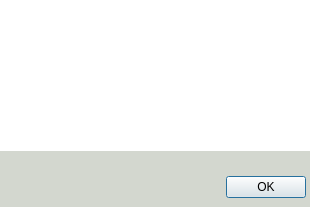
<?xml version="1.0" encoding="UTF-8"?>
<ui version="4.0">
 <class>Dialog</class>
 <widget class="QDialog" name="Dialog">
  <property name="geometry">
   <rect>
    <x>0</x>
    <y>0</y>
    <width>310</width>
    <height>207</height>
   </rect>
  </property>
  <property name="windowTitle">
   <string>Dialog</string>
  </property>
  <widget class="QWidget" name="widget" native="true">
   <property name="geometry">
    <rect>
     <x>0</x>
     <y>149</y>
     <width>311</width>
     <height>61</height>
    </rect>
   </property>
   <property name="styleSheet">
    <string notr="true">background-color: rgb(211, 215, 207);</string>
   </property>
   <widget class="QDialogButtonBox" name="buttonBox">
    <property name="geometry">
     <rect>
      <x>65</x>
      <y>22</y>
      <width>241</width>
      <height>32</height>
     </rect>
    </property>
    <property name="styleSheet">
     <string notr="true">background-color: rgb(238, 238, 236);</string>
    </property>
    <property name="orientation">
     <enum>Qt::Horizontal</enum>
    </property>
    <property name="standardButtons">
     <set>QDialogButtonBox::Ok</set>
    </property>
   </widget>
  </widget>
  <widget class="QTextBrowser" name="textBrowser">
   <property name="geometry">
    <rect>
     <x>0</x>
     <y>0</y>
     <width>311</width>
     <height>151</height>
    </rect>
   </property>
   <property name="focusPolicy">
    <enum>Qt::NoFocus</enum>
   </property>
   <property name="frameShape">
    <enum>QFrame::HLine</enum>
   </property>
   <property name="frameShadow">
    <enum>QFrame::Plain</enum>
   </property>
   <property name="lineWidth">
    <number>0</number>
   </property>
   <property name="verticalScrollBarPolicy">
    <enum>Qt::ScrollBarAsNeeded</enum>
   </property>
   <property name="horizontalScrollBarPolicy">
    <enum>Qt::ScrollBarAlwaysOff</enum>
   </property>
   <property name="sizeAdjustPolicy">
    <enum>QAbstractScrollArea::AdjustIgnored</enum>
   </property>
   <property name="tabChangesFocus">
    <bool>false</bool>
   </property>
   <property name="documentTitle">
    <string/>
   </property>
   <property name="undoRedoEnabled">
    <bool>false</bool>
   </property>
   <property name="readOnly">
    <bool>true</bool>
   </property>
   <property name="markdown">
    <string/>
   </property>
   <property name="html">
    <string>&lt;!DOCTYPE HTML PUBLIC &quot;-//W3C//DTD HTML 4.0//EN&quot; &quot;http://www.w3.org/TR/REC-html40/strict.dtd&quot;&gt;
&lt;html&gt;&lt;head&gt;&lt;meta name=&quot;qrichtext&quot; content=&quot;1&quot; /&gt;&lt;style type=&quot;text/css&quot;&gt;
p, li { white-space: pre-wrap; }
&lt;/style&gt;&lt;/head&gt;&lt;body style=&quot; font-family:'Ubuntu'; font-size:11pt; font-weight:400; font-style:normal;&quot;&gt;
&lt;p style=&quot;-qt-paragraph-type:empty; margin-top:0px; margin-bottom:0px; margin-left:0px; margin-right:0px; -qt-block-indent:0; text-indent:0px;&quot;&gt;&lt;br /&gt;&lt;/p&gt;&lt;/body&gt;&lt;/html&gt;</string>
   </property>
   <property name="overwriteMode">
    <bool>false</bool>
   </property>
   <property name="acceptRichText">
    <bool>true</bool>
   </property>
   <property name="textInteractionFlags">
    <set>Qt::TextBrowserInteraction</set>
   </property>
   <property name="placeholderText">
    <string/>
   </property>
   <property name="searchPaths">
    <stringlist/>
   </property>
   <property name="openExternalLinks">
    <bool>false</bool>
   </property>
   <property name="openLinks">
    <bool>true</bool>
   </property>
  </widget>
 </widget>
 <resources/>
 <connections>
  <connection>
   <sender>buttonBox</sender>
   <signal>rejected()</signal>
   <receiver>Dialog</receiver>
   <slot>reject()</slot>
   <hints>
    <hint type="sourcelabel">
     <x>316</x>
     <y>260</y>
    </hint>
    <hint type="destinationlabel">
     <x>286</x>
     <y>274</y>
    </hint>
   </hints>
  </connection>
  <connection>
   <sender>buttonBox</sender>
   <signal>accepted()</signal>
   <receiver>Dialog</receiver>
   <slot>accept()</slot>
   <hints>
    <hint type="sourcelabel">
     <x>248</x>
     <y>254</y>
    </hint>
    <hint type="destinationlabel">
     <x>157</x>
     <y>274</y>
    </hint>
   </hints>
  </connection>
 </connections>
</ui>
